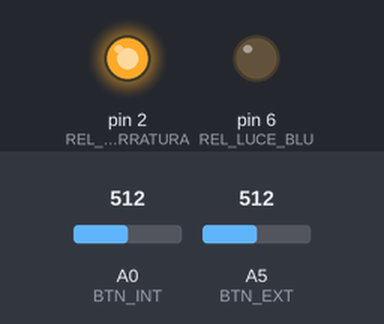
This sketch was run on a simulated Arduino Mega 2560, built with avr-gcc and run on an emulated ATmega2560. Parts: output pins drawn as LEDs (lit = HIGH). The inputs (shaded band) are chosen by the test bench; at power-on: A0 (BTN_INT) = 512, A5 (BTN_EXT) = 512.

Above: at 1.1 s.
At 1.9 s:
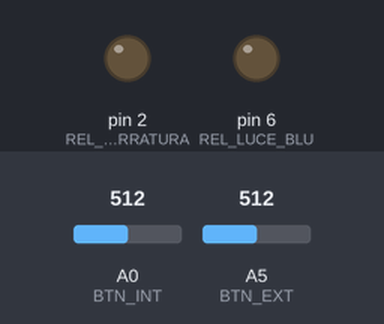
Timing chart, 0 to 3.4 s (numbered marks = the images above):
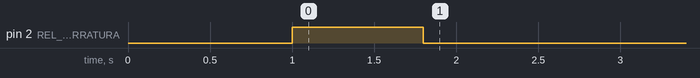

The sketch:

apertura.ino
```cpp
#include <Controllino.h>

#define BTN_EXT CONTROLLINO_A5
#define BTN_INT CONTROLLINO_A0

#define REL_SERRATURA CONTROLLINO_D0
#define REL_LUCE_BLU CONTROLLINO_D4


void setup() {

  pinMode(BTN_EXT, INPUT);
  pinMode(BTN_INT, INPUT);
  pinMode(REL_SERRATURA, OUTPUT);
  pinMode(REL_LUCE_BLU, OUTPUT);

  delay(500);

  Serial.begin(9600);

  delay(500);
}

unsigned long tExt = 0;
unsigned long tInt = 0;
unsigned long tSerr = 0;

bool sExt = false;
bool sInt = false;

bool pExt = false;
bool pInt = false;
bool pSerr = false;

void loop() {

  if (!sExt) {
    if ((millis() - tExt) > 300) {
      if (analogRead(BTN_EXT) > 400) {
        tExt = millis();
        sExt = true;

        pExt = true;
      }
    }
  } else {
    if ((millis() - tExt) > 300) {
      if (analogRead(BTN_EXT) < 100) {
        tExt = millis();
        sExt = false;
      }
    }
  }

  if (!sInt) {
    if ((millis() - tInt) > 300) {
      if (analogRead(BTN_INT) > 400) {
        tInt = millis();
        sInt = true;

        pInt = true;
      }
    }
  } else {
    if ((millis() - tInt) > 300) {
      if (analogRead(BTN_INT) < 100) {
        tInt = millis();
        sInt = false;
      }
    }
  }

  if (pExt) {
    pExt = false;
    digitalWrite(REL_LUCE_BLU, HIGH);
  }

  if (pInt) {
    pInt = false;
    digitalWrite(REL_LUCE_BLU, LOW);

    pSerr = true;
    digitalWrite(REL_SERRATURA, HIGH);
    tSerr = millis();
  }

  if (pSerr) {
    if ((millis() - tSerr) > 800) {
      digitalWrite(REL_SERRATURA, LOW);
      pSerr = false;
    }
  }

}
```

Measured:
- by itself, pin 2 (REL_SERRATURA): LOW → HIGH at 1.0 s, → LOW 0.80 s later
